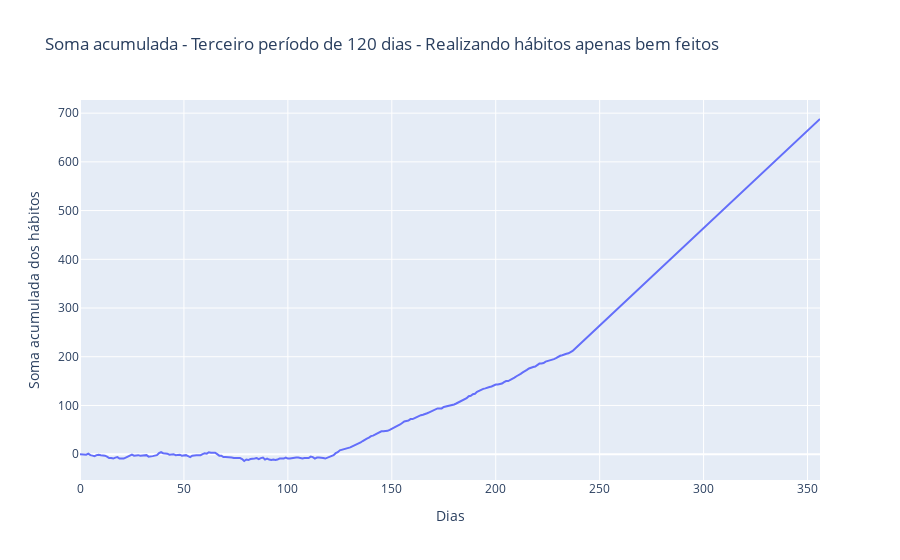

The cell this chart's notebook holds for it:
### Code cell
px.line(habitos, x=habitos.index, y=habitos['soma_acum'],
        labels={'index':'Dias', 'soma_acum':'Soma acumulada dos hábitos'}, 
        title='Soma acumulada - Terceiro período de 120 dias - Realizando hábitos apenas bem feitos')

### Figure 1 — Plotly figure (JSON) as saved in the notebook; plotly's stock layout.template omitted (floating-point values rounded to 4 significant figures; data arrays with more than 128 entries replaced by an {"elided": "..."} marker saying what was removed)
{"data": [{"hovertemplate": "Dias=%{x}<br>Soma acumulada dos hábitos=%{y}<extra></extra>", "legendgroup": "", "line": {"color": "#636efa", "dash": "solid"}, "marker": {"symbol": "circle"}, "mode": "lines", "name": "", "orientation": "v", "showlegend": false, "type": "scatter", "x": {"elided": "357 int values"}, "xaxis": "x", "y": {"elided": "357 int values"}, "yaxis": "y"}], "layout": {"autosize": true, "legend": {"tracegroupgap": 0}, "title": {"text": "Soma acumulada - Terceiro período de 120 dias - Realizando hábitos apenas bem feitos"}, "xaxis": {"anchor": "y", "autorange": true, "domain": [0, 1], "range": [0, 356], "title": {"text": "Dias"}, "type": "linear"}, "yaxis": {"anchor": "x", "autorange": true, "domain": [0, 1], "range": [-53, 727], "title": {"text": "Soma acumulada dos hábitos"}, "type": "linear"}}}
